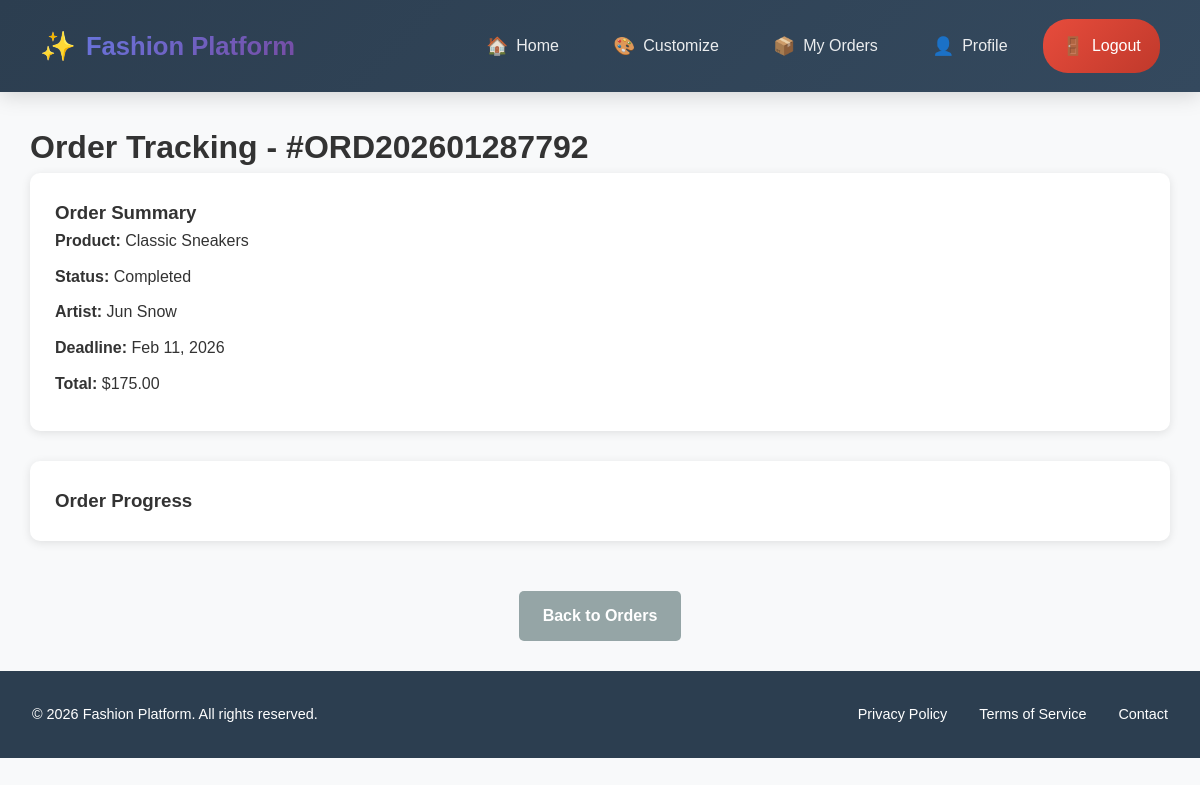
/customer/order_tracking.php?id=11 (signed in), run on the app's committed database.
### tables this page shows
CREATE TABLE `orders` (
  `id` int(11) NOT NULL,
  `order_id` varchar(50) NOT NULL,
  `customer_id` int(11) NOT NULL,
  `artist_id` int(11) DEFAULT NULL,
  `product_id` int(11) NOT NULL,
  `customization_details` longtext DEFAULT NULL CHECK (json_valid(`customization_details`)),
  `reference_images` text DEFAULT NULL,
  `total_price` decimal(10,2) NOT NULL,
  `status` enum('pending','assigned','in_progress','review','approved','completed','cancelled') DEFAULT 'pending',
  `deadline` date DEFAULT NULL,
  `created_at` timestamp NOT NULL DEFAULT current_timestamp(),
  `updated_at` timestamp NOT NULL DEFAULT current_timestamp() ON UPDATE current_timestamp()
);

CREATE TABLE `products` (
  `id` int(11) NOT NULL,
  `category_id` int(11) DEFAULT NULL,
  `name` varchar(100) NOT NULL,
  `description` text DEFAULT NULL,
  `base_price` decimal(10,2) NOT NULL,
  `image` varchar(255) DEFAULT NULL,
  `featured` tinyint(1) DEFAULT 0,
  `customization_options` longtext DEFAULT NULL CHECK (json_valid(`customization_options`)),
  `is_active` tinyint(1) DEFAULT 1,
  `created_at` timestamp NOT NULL DEFAULT current_timestamp(),
  `contact_info` varchar(255) DEFAULT NULL
);

CREATE TABLE `users` (
  `id` int(11) NOT NULL,
  `name` varchar(100) NOT NULL,
  `email` varchar(100) NOT NULL,
  `password` varchar(255) NOT NULL,
  `role` enum('admin','artist','customer') NOT NULL,
  `phone` varchar(20) DEFAULT NULL,
  `address` text DEFAULT NULL,
  `profile_image` varchar(255) DEFAULT NULL,
  `is_active` tinyint(1) DEFAULT 1,
  `created_at` timestamp NOT NULL DEFAULT current_timestamp(),
  `updated_at` timestamp NOT NULL DEFAULT current_timestamp() ON UPDATE current_timestamp(),
  `is_approved` tinyint(1) DEFAULT 1
);

### customer/order_tracking.php (the view, shortened to what this page needs)
<?php
require_once '../config/database.php';
$order_id = $_GET['id'];
$customer_id = $_SESSION['user_id'];
$query = "SELECT o.*, p.name as product_name, u.name as artist_name
          FROM orders o
          JOIN products p ON o.product_id = p.id
          LEFT JOIN users u ON o.artist_id = u.id
          WHERE o.id = :order_id AND o.customer_id = :customer_id";
$stmt = $db->prepare($query);
$stmt->bindParam(':order_id', $order_id);
$stmt->bindParam(':customer_id', $customer_id);
$stmt->execute();
$order = $stmt->fetch(PDO::FETCH_ASSOC);
include '../includes/header.php';
?>
<div class="customer-container">
    <main class="content">
        <h1>Order Tracking - #<?php echo $order['order_id']; ?></h1>
        <div class="tracking-container">
            <div class="order-summary">
                <h3>Order Summary</h3>
                <div class="summary-details">
                    <p><strong>Product:</strong> <?php echo $order['product_name']; ?></p>
                    <p><strong>Status:</strong>
                        <span class="status status-<?php echo $order['status']; ?>">
                            <?php echo ucfirst(str_replace('_', ' ', $order['status'])); ?>
                        </span>
                    </p>
                    <p><strong>Artist:</strong> <?php echo $order['artist_name'] ?? 'Not assigned yet'; ?></p>
                    <p><strong>Deadline:</strong> <?php echo $order['deadline'] ? date('M j, Y', strtotime($order['deadline'])) : 'TBD'; ?></p>
                    <p><strong>Total:</strong> $<?php echo number_format($order['total_price'], 2); ?></p>
                </div>
            </div>
            <div class="progress-timeline">
                <h3>Order Progress</h3>
            </div>
            <div class="order-actions">
                <a href="orders.php" class="btn-back">Back to Orders</a>
            </div>
        </div>
    </main>
</div>
<?php include '../includes/footer.php'; ?>

### assets/css/style.css (style rules this page uses)
* { margin: 0; padding: 0; box-sizing: border-box; }
body { font-family: 'Arial', sans-serif; line-height: 1.6; color: #333; background-color: #f8f9fa; }
.content { margin-left: 250px; padding: 30px; width: calc(100% - 250px); }
.customer-container .content { margin-left: 0; width: 100%; }

### customer/order_tracking.php (style rules this page uses)
.tracking-container { display: grid; gap: 30px; }
.order-summary { background: white; padding: 25px; border-radius: 10px; box-shadow: 0 2px 10px rgba(0,0,0,0.1); }
.summary-details p { margin-bottom: 10px; font-size: 16px; }
.progress-timeline { background: white; padding: 25px; border-radius: 10px; box-shadow: 0 2px 10px rgba(0,0,0,0.1); }
.order-actions { display: flex; gap: 15px; justify-content: center; margin-top: 20px; }
.btn-back, .btn-approve, .btn-changes { padding: 12px 24px; border-radius: 5px; text-decoration: none; font-weight: bold; text-align: center; }
.btn-back { background: #95a5a6; color: white; }

### data on the page
orders: order "ORD202601287792", product.name "Classic Sneakers", status "Completed", artist.name "Jun Snow", deadline "Feb 11, 2026", total_price "175.00"
